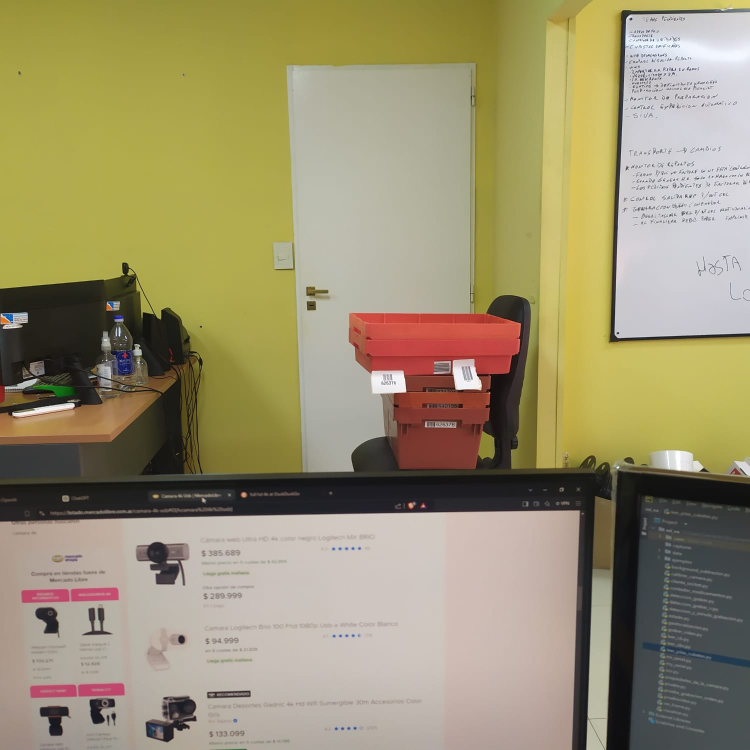
#> input picture prueba.jpeg, 1500 x 1500 px, given in place of the camera (shown at 1/2 size)
$ python deteccion_grabar_v.py
#> lines starting #> are read from the running program, lines starting #| are printed output that depends on the picture; after the words box and inside, x2 and y2 are one past the last pixel; in counts of white or black regions, pixels touching at a corner belong together
### my_serial.py
import estado
import serial


# [37 lines left out: functions read_serial, read_serial_pila, not called in this run]


def read_serial_variable():
    puerto = serial.Serial('COM3', 57600, timeout=1)
    try:
        while True:
            if puerto.in_waiting > 0:
                print('entro al if')
                datos_bytes = puerto.readline().strip()
                datos_string = datos_bytes.decode('utf-8', 'ignore')
                print(f'datos_string: {datos_string}')
                estado.cubeta = datos_string[1:]
                print(f'cubeta:{estado.cubeta}')
            if estado.grabando:
                puerto.rts = True
            else:
                puerto.rts = False
            print(f'grabando? {estado.grabando}')
    except KeyboardInterrupt:
        print('Programa cancelado por el usuario')
    finally:
        puerto.close()

### deteccion_grabar_v.py
from datetime import datetime
from my_serial import read_serial_variable
import cv2
import estado
import numpy as np
import threading


# Crea el hilo
leer_serial = threading.Thread(target=read_serial_variable)
leer_serial.daemon = True
leer_serial.start()

cap = cv2.VideoCapture(0)
print('Se abrio la camara')

########

cap.set(cv2.CAP_PROP_FRAME_WIDTH, 1920)
fps = 30.0
width = int(cap.get(cv2.CAP_PROP_FRAME_WIDTH))
heiht = int(cap.get(cv2.CAP_PROP_FRAME_HEIGHT))
print(f'Ancho:{cap.get(cv2.CAP_PROP_FRAME_WIDTH)} Alto:{cap.get(cv2.CAP_PROP_FRAME_HEIGHT)}')
print(f'{cap.get(cv2.CAP_PROP_FOURCC)}fps: {cap.get(cv2.CAP_PROP_FRAME_COUNT)}')

######

fgbg = cv2.bgsegm.createBackgroundSubtractorMOG()
kernel = cv2.getStructuringElement(cv2.MORPH_ELLIPSE, (3, 3))
while True:
    ret, frame = cap.read()
#> frame is the input picture: shape (1500, 1500, 3); mean B, G, R 111, 145.2, 154.8
    if not ret:
        break

    # Dibuja la cruz central
    cv2.line(frame, (int(width / 2), 0), (int(width / 2), heiht), (255, 255, 255), 1)
    cv2.line(frame, (0, int(heiht / 2)), (width, int(heiht / 2)), (255, 255, 255), 1)
    # Muestra numero de cubeta leida, la fecha y hora en el frame
    cv2.putText(frame, f'{estado.cubeta}', (10, 100), cv2.FONT_HERSHEY_SIMPLEX, 1, (255, 255, 255), 2)
    cv2.putText(frame, f'{datetime.now().strftime("%d/%m/%Y %H:%M:%S.%f")[:-2]}', (10, 140),
                cv2.FONT_HERSHEY_SIMPLEX, 1, (255, 255, 255), 2)
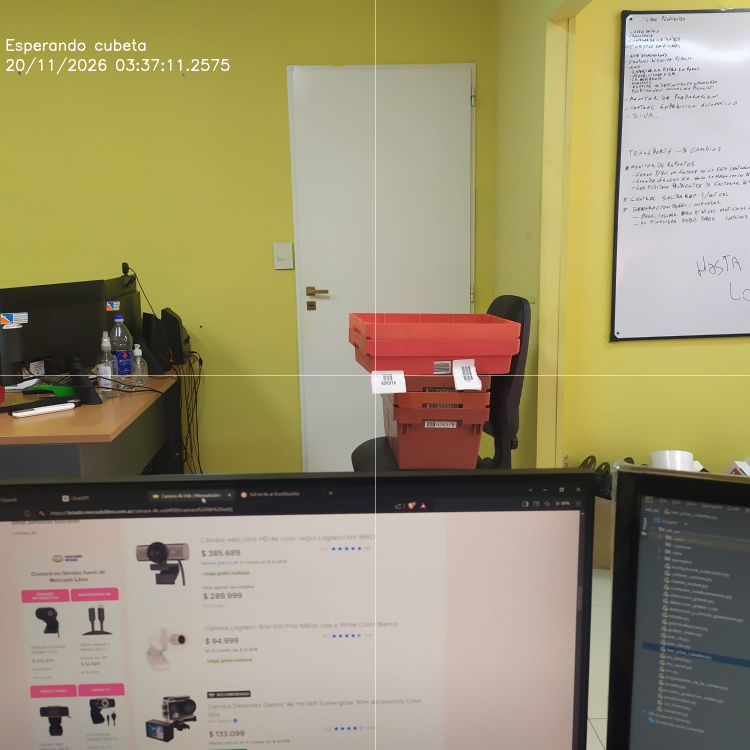
#> frame: shape (1500, 1500, 3) (shown at 1/2 size); mean B, G, R 111.6, 145.6, 155.1

    gray = cv2.cvtColor(frame, cv2.COLOR_BGR2GRAY)
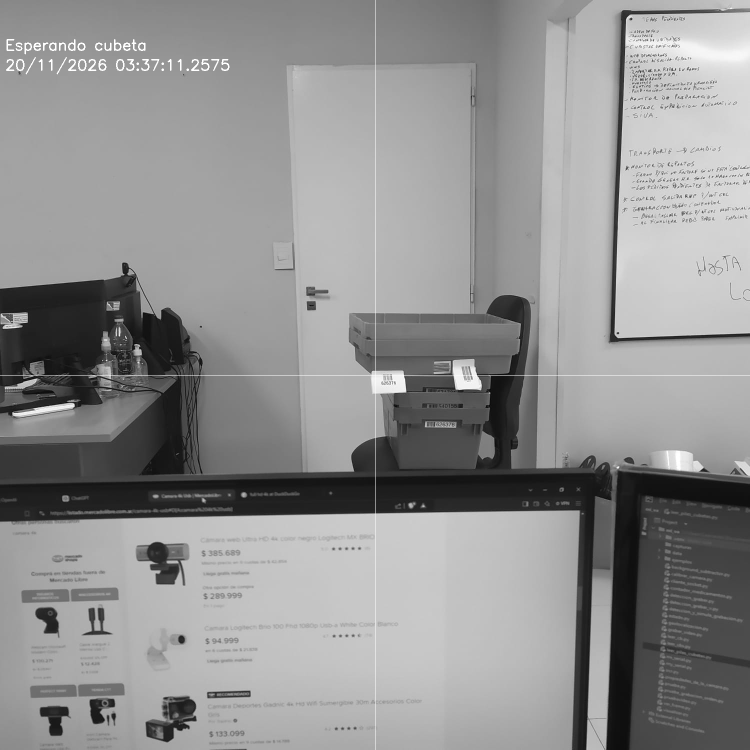
#> gray: shape (1500, 1500) (shown at 1/2 size); min 0, max 255, mean 144.6

    # Inicialia mensaje
    color = (0, 255, 0)
    # texto_estado = "No grabando"

    # Especificamos los puntos extremos del area a analizar
    # Area horizontal
    area_pts = np.array([[1, 1], [width - 1, 1], [width - 1, 50], [1, 50]])
    # Area vertical
    # area_pts = np.array([[300, 1], [400, 1], [400, 1079], [300, 1079]])

    # Con ayuda de una imagen auxiliar, determinamos el area
    # sobre la cual actura el detector de movimeitno
    imAux = np.zeros(shape=(frame.shape[:2]), dtype=np.uint8)
    imAux = cv2.drawContours(imAux, [area_pts], -1, 255, -1)
    image_area = cv2.bitwise_and(gray, gray, mask=imAux)
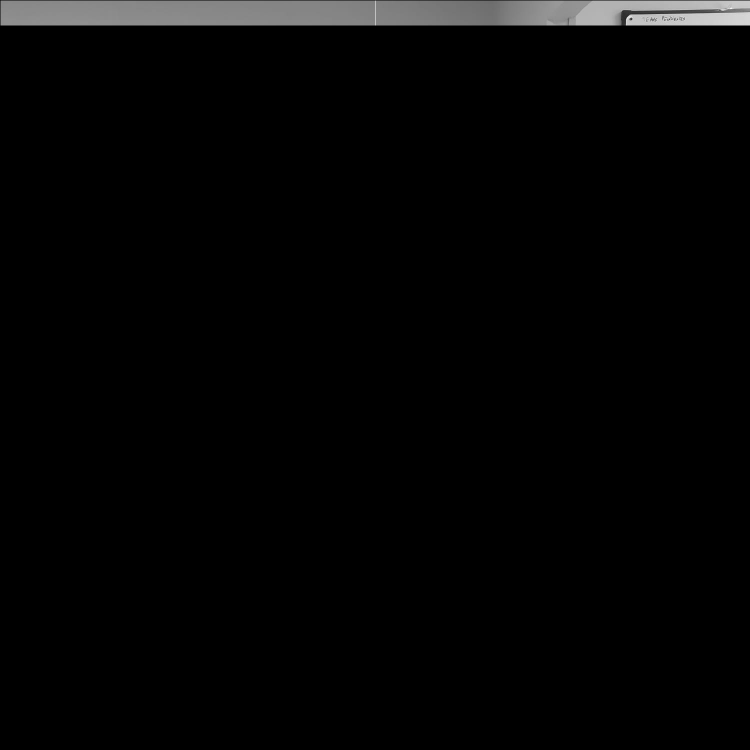
#> image_area: shape (1500, 1500) (shown at 1/2 size); min 0, max 255, mean 4.8

    # Obetendremos la imagen binaria donde la region en blanco representa
    # la existencia de movimiento
    fgmask = fgbg.apply(image_area)
#> fgmask: shape (1500, 1500); every value is 0
    fgmask = cv2.morphologyEx(fgmask, cv2.MORPH_OPEN, kernel)
    fgmask = cv2.dilate(fgmask, None, iterations=2)

    # Encontramos los contorno presentes de fgmask, para luego basandonos
    # es su area poder determinar si existe movimiento
    cnts = cv2.findContours(fgmask, cv2.RETR_EXTERNAL, cv2.CHAIN_APPROX_SIMPLE)[0]
#> cnts = []
    if cnts:
        if not estado.grabando:
            estado.grabando = True
            fecha = datetime.now()
            salida = (f'{fecha.year}_{str(fecha.month).zfill(2)}_{str(fecha.day).zfill(2)}_{str(fecha.hour).zfill(2)}_'
                      f'{str(fecha.minute).zfill(2)}_{str(fecha.second).zfill(2)}')
            fourcc = cv2.VideoWriter_fourcc(*'XVID')
            out = cv2.VideoWriter(f'capturas/{salida}_{estado.cubeta}.avi', fourcc, fps, (width, heiht))
            out.write(frame)
        else:
            out.write(frame)
            fecha = datetime.now()
    else:
        if estado.grabando:
            diferencia = datetime.now() - fecha
            if diferencia.total_seconds() >= 1.3:
                out.write(frame)
                out.release()
                estado.grabando = False
            else:
                out.write(frame)
    for cnt in cnts:
        x, y, w, h = cv2.boundingRect(cnt)
        cv2.rectangle(frame, (x, y), (x + w, y + h), (0, 0, 255), 1)
        # texto_estado = "Grabando"
        color = (0, 0, 255)
#> this loop made 0 passes

    # Visualizamos el estado de la deteccion en movimiento
    cv2.drawContours(frame, [area_pts], -1, color, 2)
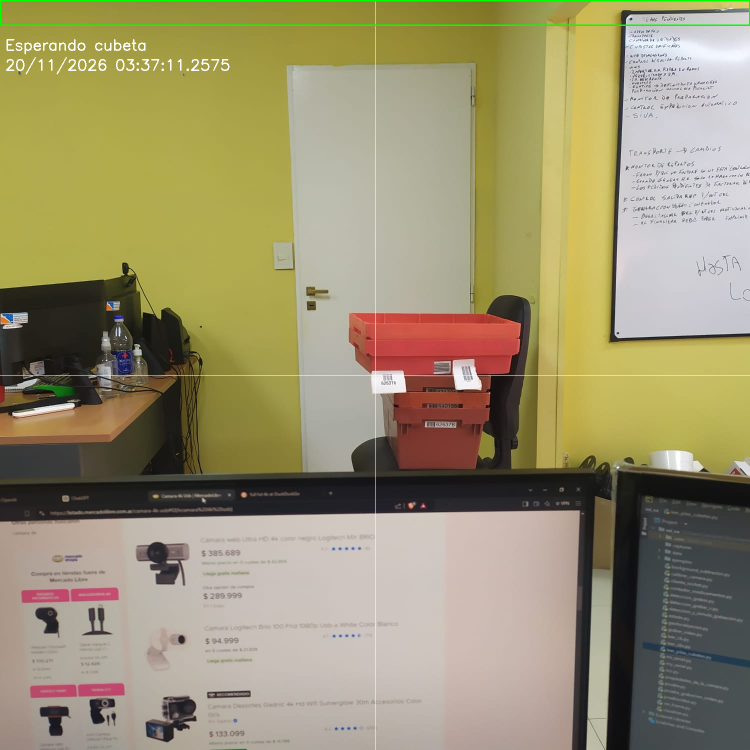
#> frame: shape (1500, 1500, 3) (shown at 1/2 size); 0.41% of pixels changed, all inside (x1, y1, x2, y2) = (0, 0, 1500, 52)
    frame = cv2.resize(frame, (int(frame.shape[1] * 0.5), int(frame.shape[0] * 0.5)), interpolation=cv2.INTER_AREA)
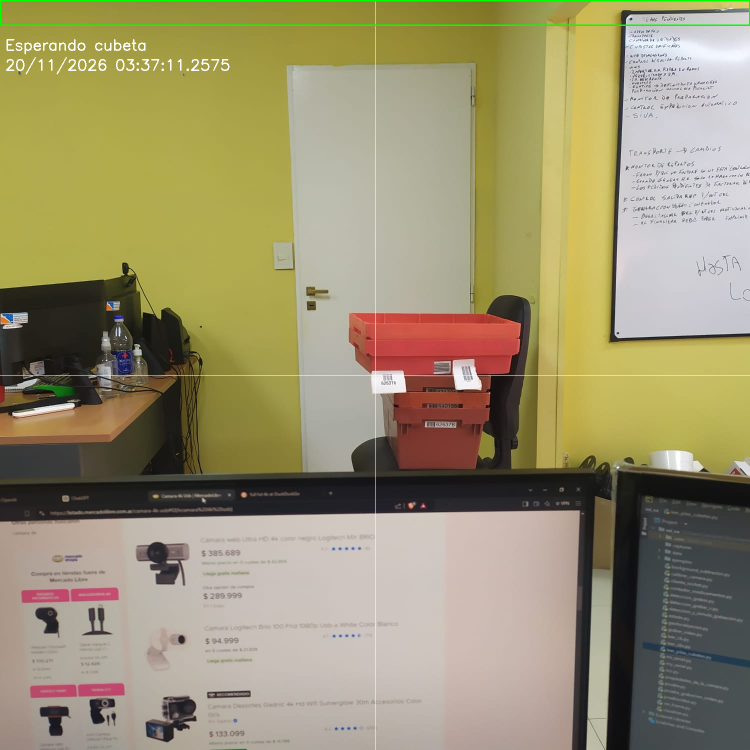
#> frame: shape (750, 750, 3); mean B, G, R 111.4, 146.1, 154.5
    cv2.imshow('frame', frame)
    cv2.imshow('fgmask', fgmask)

    k = cv2.waitKey(1) & 0xFF
#> (key Esc is pressed here)
    if k == 27:
        break

cap.release()
cv2.destroyAllWindows()
